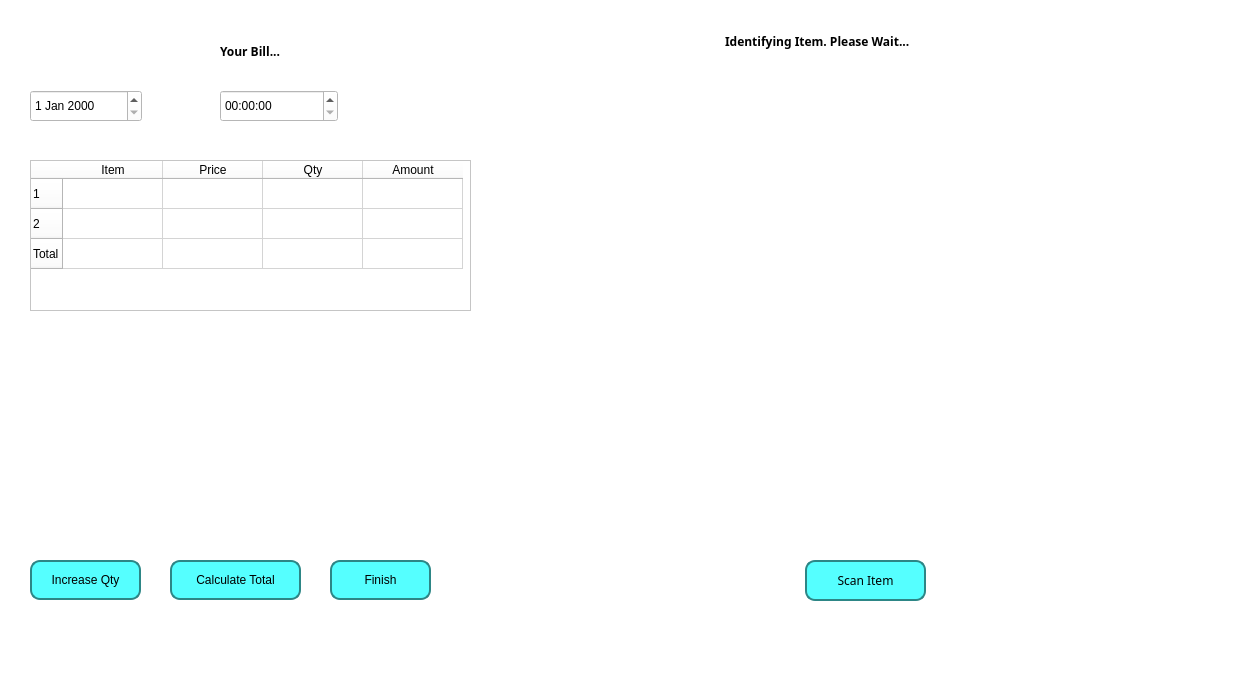
<?xml version="1.0" encoding="UTF-8"?>
<ui version="4.0">
 <class>MainWindow</class>
 <widget class="QMainWindow" name="MainWindow">
  <property name="geometry">
   <rect>
    <x>0</x>
    <y>0</y>
    <width>1250</width>
    <height>700</height>
   </rect>
  </property>
  <property name="font">
   <font>
    <family>PibotoLt</family>
   </font>
  </property>
  <property name="windowTitle">
   <string>MainWindow</string>
  </property>
  <property name="styleSheet">
   <string notr="true">background-color: rgb(255, 255, 255);</string>
  </property>
  <widget class="QWidget" name="centralwidget">
   <widget class="QWidget" name="camerawidget" native="true">
    <property name="geometry">
     <rect>
      <x>525</x>
      <y>10</y>
      <width>700</width>
      <height>600</height>
     </rect>
    </property>
    <property name="styleSheet">
     <string notr="true">#camerawidget {
    background-color: rgb(255, 255, 255);
}

#scanButton {
    border: 2px solid rgb(45, 134, 134); /* Border color */
    background-color: rgb(85, 255, 255); /* Button background color */
    border-radius: 10px; /* Round the corners */
    padding: 10px; /* Adjust padding for better look */
	outline: none;
}

#scanButton:hover {
    background-color: rgb(65, 235, 235); /* Slightly darker on hover */
}

#scanButton:pressed {
    background-color: rgb(45, 205, 205); /* Even darker when pressed */
}
</string>
    </property>
    <widget class="QLabel" name="IdentityLabel">
     <property name="geometry">
      <rect>
       <x>200</x>
       <y>20</y>
       <width>291</width>
       <height>22</height>
      </rect>
     </property>
     <property name="font">
      <font>
       <family>Sans Serif</family>
       <weight>75</weight>
       <bold>true</bold>
      </font>
     </property>
     <property name="text">
      <string>Identifying Item. Please Wait...</string>
     </property>
    </widget>
    <widget class="QPushButton" name="scanButton">
     <property name="geometry">
      <rect>
       <x>280</x>
       <y>550</y>
       <width>121</width>
       <height>41</height>
      </rect>
     </property>
     <property name="font">
      <font>
       <family>PibotoLt</family>
       <weight>50</weight>
       <bold>false</bold>
      </font>
     </property>
     <property name="text">
      <string>Scan Item</string>
     </property>
    </widget>
    <widget class="QLabel" name="cameraLabel">
     <property name="geometry">
      <rect>
       <x>80</x>
       <y>50</y>
       <width>500</width>
       <height>475</height>
      </rect>
     </property>
     <property name="text">
      <string/>
     </property>
    </widget>
   </widget>
   <widget class="QWidget" name="billingWidget" native="true">
    <property name="geometry">
     <rect>
      <x>10</x>
      <y>10</y>
      <width>500</width>
      <height>600</height>
     </rect>
    </property>
    <property name="styleSheet">
     <string notr="true">#billingWidget {
    background-color: rgb(255, 255, 255);
}

#QtyButton {
    border: 2px solid rgb(45, 134, 134); /* Border color */
    background-color: rgb(85, 255, 255); /* Button background color */
    border-radius: 10px; /* Round the corners */
    padding: 10px; /* Adjust padding for better look */
	outline: none;
}

#QtyButton:hover {
    background-color: rgb(65, 235, 235); /* Slightly darker on hover */
}

#QtyButton:pressed {
    background-color: rgb(45, 205, 205); /* Even darker when pressed */
}

#TotButton {
    border: 2px solid rgb(45, 134, 134); /* Border color */
    background-color: rgb(85, 255, 255); /* Button background color */
    border-radius: 10px; /* Round the corners */
    padding: 10px; /* Adjust padding for better look */
	outline: none;
}

#TotButton:hover {
    background-color: rgb(65, 235, 235); /* Slightly darker on hover */
}

#TotButton:pressed {
    background-color: rgb(45, 205, 205); /* Even darker when pressed */
}

#FinishButton {
    border: 2px solid rgb(45, 134, 134); /* Border color */
    background-color: rgb(85, 255, 255); /* Button background color */
    border-radius: 10px; /* Round the corners */
    padding: 10px; /* Adjust padding for better look */
	outline: none;
}

#FinishButton:hover {
    background-color: rgb(65, 235, 235); /* Slightly darker on hover */
}

#FinishButton:pressed {
    background-color: rgb(45, 205, 205); /* Even darker when pressed */
}
</string>
    </property>
    <widget class="QLabel" name="label">
     <property name="geometry">
      <rect>
       <x>210</x>
       <y>30</y>
       <width>91</width>
       <height>22</height>
      </rect>
     </property>
     <property name="font">
      <font>
       <family>Sans Serif</family>
       <weight>75</weight>
       <bold>true</bold>
      </font>
     </property>
     <property name="text">
      <string>Your Bill...</string>
     </property>
    </widget>
    <widget class="QDateEdit" name="dateEdit">
     <property name="geometry">
      <rect>
       <x>20</x>
       <y>80</y>
       <width>112</width>
       <height>32</height>
      </rect>
     </property>
    </widget>
    <widget class="QTimeEdit" name="timeEdit">
     <property name="geometry">
      <rect>
       <x>210</x>
       <y>80</y>
       <width>118</width>
       <height>32</height>
      </rect>
     </property>
    </widget>
    <widget class="QTableWidget" name="tableWidget">
     <property name="geometry">
      <rect>
       <x>20</x>
       <y>150</y>
       <width>441</width>
       <height>151</height>
      </rect>
     </property>
     <row>
      <property name="text">
       <string>1</string>
      </property>
     </row>
     <row>
      <property name="text">
       <string>2</string>
      </property>
     </row>
     <row>
      <property name="text">
       <string>Total</string>
      </property>
     </row>
     <column>
      <property name="text">
       <string>Item</string>
      </property>
     </column>
     <column>
      <property name="text">
       <string>Price</string>
      </property>
     </column>
     <column>
      <property name="text">
       <string>Qty</string>
      </property>
     </column>
     <column>
      <property name="text">
       <string>Amount</string>
      </property>
     </column>
    </widget>
    <widget class="QPushButton" name="QtyButton">
     <property name="geometry">
      <rect>
       <x>20</x>
       <y>550</y>
       <width>111</width>
       <height>40</height>
      </rect>
     </property>
     <property name="text">
      <string>Increase Qty</string>
     </property>
    </widget>
    <widget class="QPushButton" name="TotButton">
     <property name="geometry">
      <rect>
       <x>160</x>
       <y>550</y>
       <width>131</width>
       <height>40</height>
      </rect>
     </property>
     <property name="text">
      <string>Calculate Total</string>
     </property>
    </widget>
    <widget class="QPushButton" name="FinishButton">
     <property name="geometry">
      <rect>
       <x>320</x>
       <y>550</y>
       <width>101</width>
       <height>40</height>
      </rect>
     </property>
     <property name="text">
      <string>Finish</string>
     </property>
    </widget>
   </widget>
  </widget>
  <widget class="QMenuBar" name="menubar">
   <property name="geometry">
    <rect>
     <x>0</x>
     <y>0</y>
     <width>1250</width>
     <height>28</height>
    </rect>
   </property>
  </widget>
  <widget class="QStatusBar" name="statusbar"/>
 </widget>
 <resources/>
 <connections/>
</ui>
